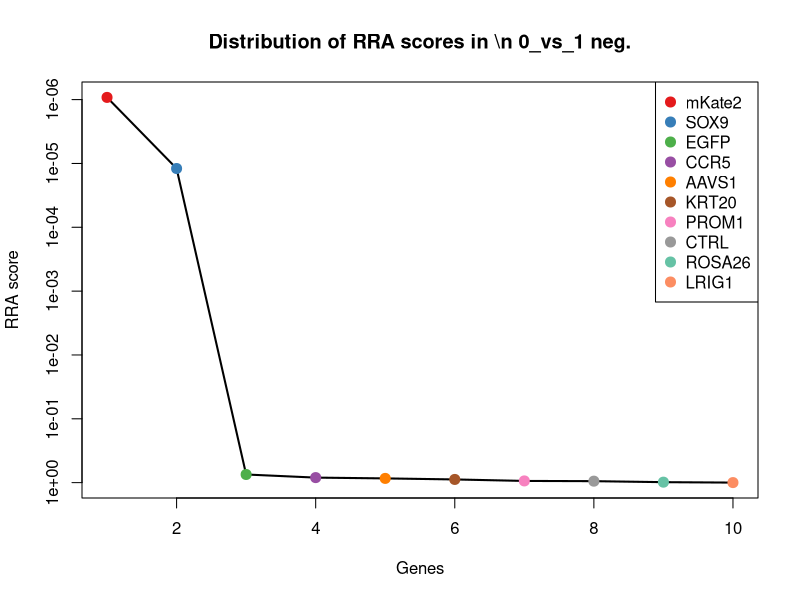
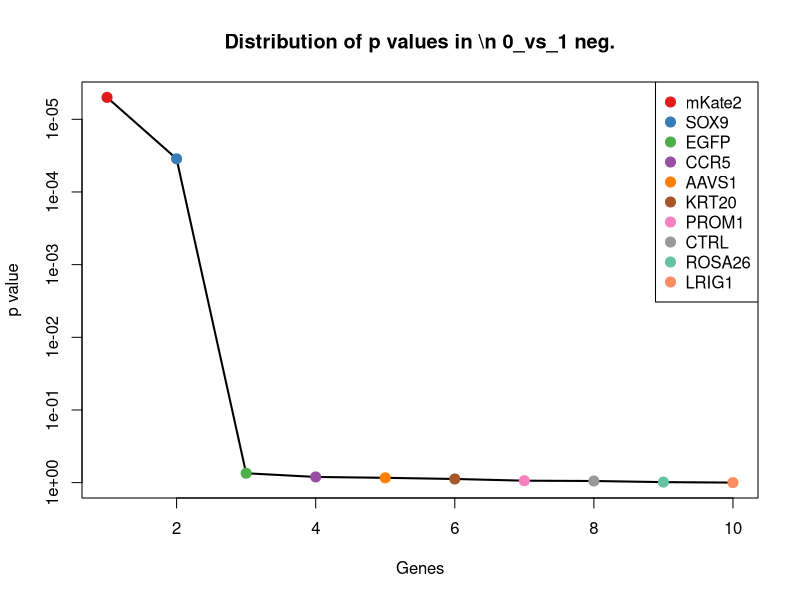
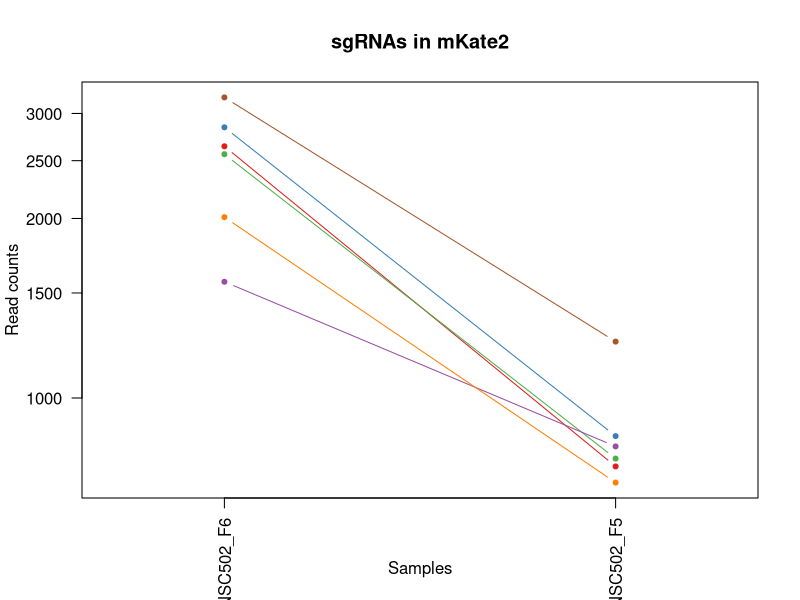
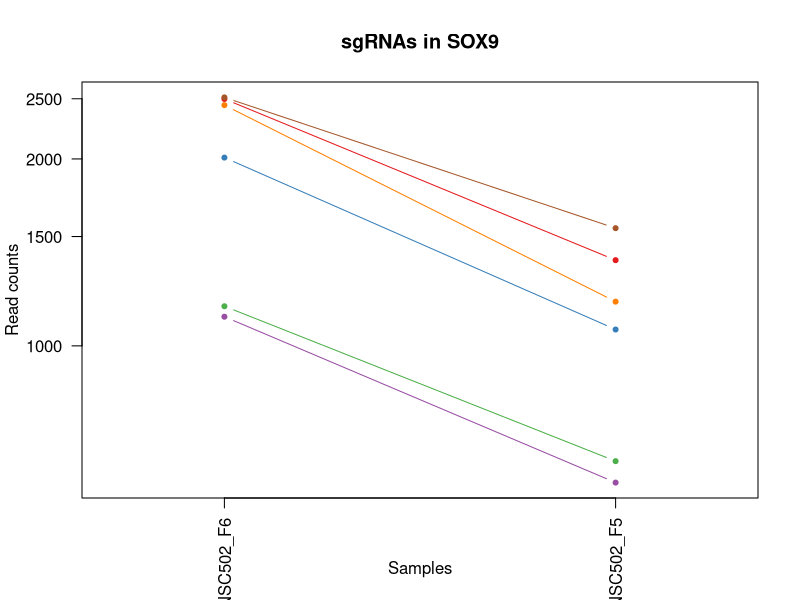
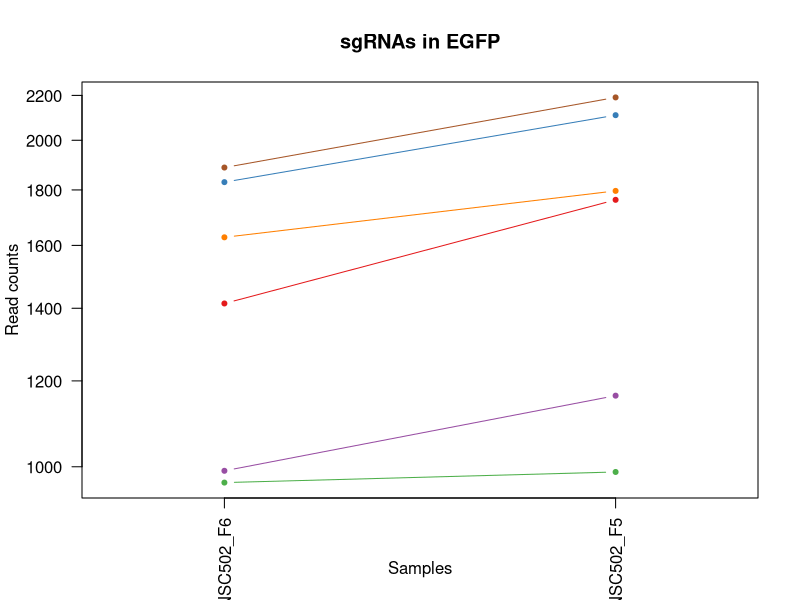
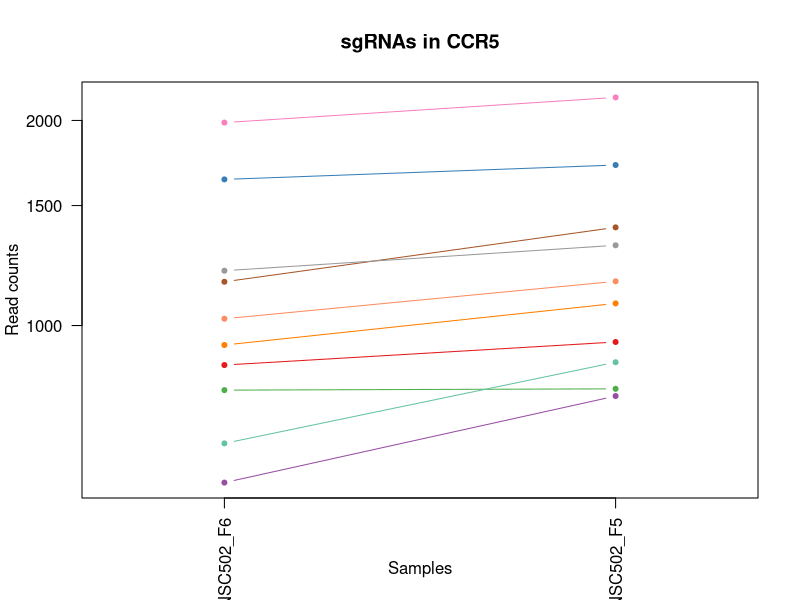
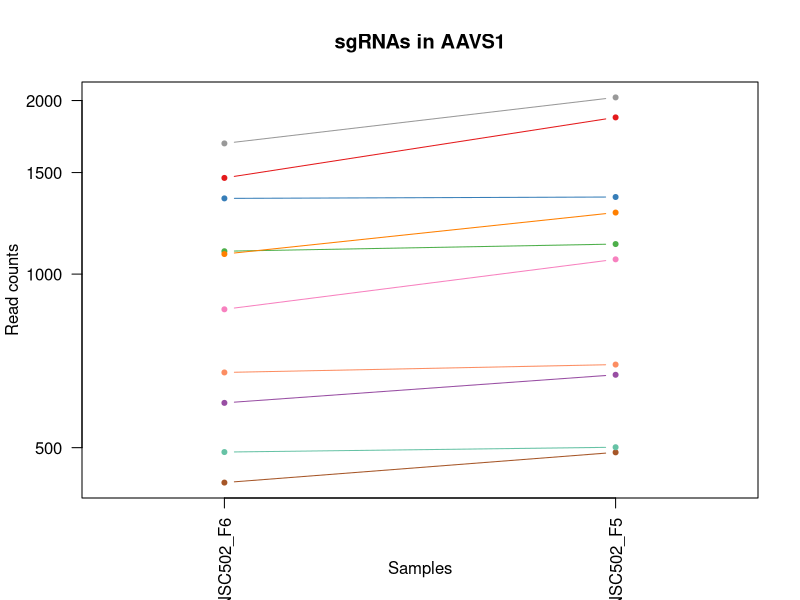
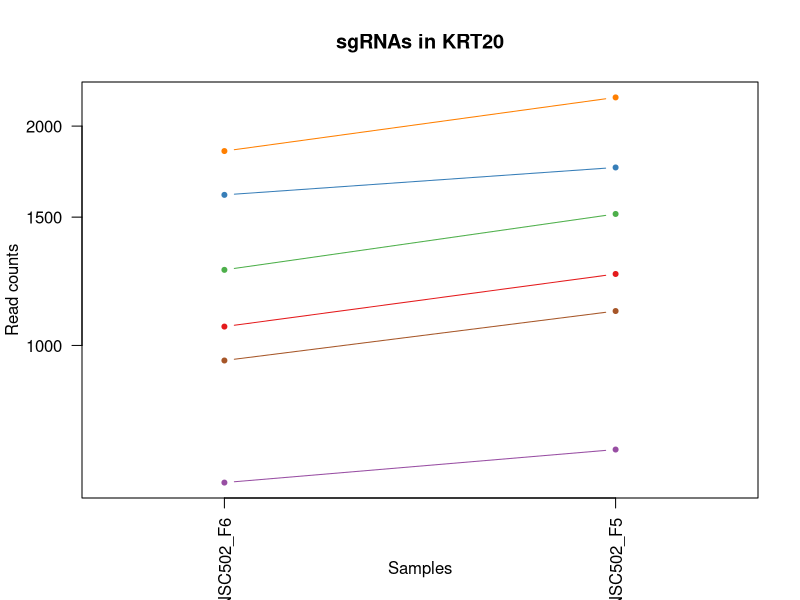

Recreate these plots in R, in order. (Note: this script raises an error after producing the figures.)
pdf(file='S2A_c1_t0.pdf',width=4.5,height=4.5);
gstable=read.table('S2A_c1_t0.gene_summary.txt',header=T)
# 
#
# parameters
# Do not modify the variables beginning with "__"

# gstablename='__GENE_SUMMARY_FILE__'
startindex=3
# outputfile='__OUTPUT_FILE__'
targetgenelist=c("mKate2","SOX9","EGFP","CCR5","AAVS1","KRT20","PROM1","CTRL","ROSA26","LRIG1")
# samplelabel=sub('.\\w+.\\w+$','',colnames(gstable)[startindex]);
samplelabel='0_vs_1 neg.'


# You need to write some codes in front of this code:
# gstable=read.table(gstablename,header=T)
# pdf(file=outputfile,width=6,height=6)


# set up color using RColorBrewer
#library(RColorBrewer)
#colors <- brewer.pal(length(targetgenelist), "Set1")

colors=c( "#E41A1C", "#377EB8", "#4DAF4A", "#984EA3", "#FF7F00",  "#A65628", "#F781BF",
          "#999999", "#66C2A5", "#FC8D62", "#8DA0CB", "#E78AC3", "#A6D854", "#FFD92F", "#E5C494", "#B3B3B3", 
          "#8DD3C7", "#FFFFB3", "#BEBADA", "#FB8072", "#80B1D3", "#FDB462", "#B3DE69", "#FCCDE5",
          "#D9D9D9", "#BC80BD", "#CCEBC5", "#FFED6F")

######
# function definition

plotrankedvalues<-function(val, tglist, ...){
  
  plot(val,log='y',ylim=c(max(val),min(val)),type='l',lwd=2, ...)
  if(length(tglist)>0){
    for(i in 1:length(tglist)){
      targetgene=tglist[i];
      tx=which(names(val)==targetgene);ty=val[targetgene];
      points(tx,ty,col=colors[(i %% length(colors)) ],cex=2,pch=20)
      # text(tx+50,ty,targetgene,col=colors[i])
    }
    legend('topright',tglist,pch=20,pt.cex = 2,cex=1,col=colors)
  }
}



plotrandvalues<-function(val,targetgenelist, ...){
  # choose the one with the best distance distribution
  
  mindiffvalue=0;
  randval=val;
  for(i in 1:20){
    randval0=sample(val)
    vindex=sort(which(names(randval0) %in% targetgenelist))
    if(max(vindex)>0.9*length(val)){
      # print('pass...')
      next;
    }
    mindiffind=min(diff(vindex));
    if (mindiffind > mindiffvalue){
      mindiffvalue=mindiffind;
      randval=randval0;
      # print(paste('Diff: ',mindiffvalue))
    }
  }
  plot(randval,log='y',ylim=c(max(randval),min(randval)),pch=20,col='grey', ...)
  
  if(length(targetgenelist)>0){
    for(i in 1:length(targetgenelist)){
      targetgene=targetgenelist[i];
      tx=which(names(randval)==targetgene);ty=randval[targetgene];
      points(tx,ty,col=colors[(i %% length(colors)) ],cex=2,pch=20)
      text(tx+50,ty,targetgene,col=colors[i])
    }
  }
  
}




# set.seed(1235)



pvec=gstable[,startindex]
names(pvec)=gstable[,'id']
pvec=sort(pvec);

plotrankedvalues(pvec,targetgenelist,xlab='Genes',ylab='RRA score',main=paste('Distribution of RRA scores in \\n',samplelabel))

# plotrandvalues(pvec,targetgenelist,xlab='Genes',ylab='RRA score',main=paste('Distribution of RRA scores in \\n',samplelabel))


pvec=gstable[,startindex+1]
names(pvec)=gstable[,'id']
pvec=sort(pvec);

plotrankedvalues(pvec,targetgenelist,xlab='Genes',ylab='p value',main=paste('Distribution of p values in \\n',samplelabel))

# plotrandvalues(pvec,targetgenelist,xlab='Genes',ylab='p value',main=paste('Distribution of p values in \\n',samplelabel))



# you need to write after this code:
# dev.off()






# parameters
# Do not modify the variables beginning with "__"
targetmat=list(c(2641.6512043365015,766.7478971622232),c(2842.686377195521,862.1691663024559),c(2561.972629727744,790.3921054447587),c(1565.377535005899,828.3917258988337),c(2009.1259043654413,720.3039166072427),c(3190.820457024554,1242.1653708432052))
targetgene="mKate2"
collabel=c("S14_MNSC502_F6","S13_MNSC502_F5")

# set up color using RColorBrewer
#library(RColorBrewer)
#colors <- brewer.pal(length(targetgenelist), "Set1")

colors=c( "#E41A1C", "#377EB8", "#4DAF4A", "#984EA3", "#FF7F00",  "#A65628", "#F781BF",
          "#999999", "#66C2A5", "#FC8D62", "#8DA0CB", "#E78AC3", "#A6D854", "#FFD92F", "#E5C494", "#B3B3B3", 
          "#8DD3C7", "#FFFFB3", "#BEBADA", "#FB8072", "#80B1D3", "#FDB462", "#B3DE69", "#FCCDE5",
          "#D9D9D9", "#BC80BD", "#CCEBC5", "#FFED6F")


## code

targetmatvec=unlist(targetmat)+1
yrange=range(targetmatvec[targetmatvec>0]);
# yrange[1]=1; # set the minimum value to 1
for(i in 1:length(targetmat)){
  vali=targetmat[[i]]+1;
  if(i==1){
    plot(1:length(vali),vali,type='b',las=1,pch=20,main=paste('sgRNAs in',targetgene),ylab='Read counts',xlab='Samples',xlim=c(0.7,length(vali)+0.3),ylim = yrange,col=colors[(i %% length(colors))],xaxt='n',log='y')
    axis(1,at=1:length(vali),labels=(collabel),las=2)
    # lines(0:100,rep(1,101),col='black');
  }else{
    lines(1:length(vali),vali,type='b',pch=20,col=colors[(i %% length(colors))])
  }
}




# parameters
# Do not modify the variables beginning with "__"
targetmat=list(c(2497.0039458159877,1373.0529524072413),c(2009.1259043654413,1061.4560646838268),c(1157.1780681641103,651.0601637798173),c(1113.048396073106,601.2384391844746),c(2440.6160314774825,1177.1437980662326),c(2511.7138365129895,1546.1623344758048))
targetgene="SOX9"
collabel=c("S14_MNSC502_F6","S13_MNSC502_F5")

# set up color using RColorBrewer
#library(RColorBrewer)
#colors <- brewer.pal(length(targetgenelist), "Set1")

colors=c( "#E41A1C", "#377EB8", "#4DAF4A", "#984EA3", "#FF7F00",  "#A65628", "#F781BF",
          "#999999", "#66C2A5", "#FC8D62", "#8DA0CB", "#E78AC3", "#A6D854", "#FFD92F", "#E5C494", "#B3B3B3", 
          "#8DD3C7", "#FFFFB3", "#BEBADA", "#FB8072", "#80B1D3", "#FDB462", "#B3DE69", "#FCCDE5",
          "#D9D9D9", "#BC80BD", "#CCEBC5", "#FFED6F")


## code

targetmatvec=unlist(targetmat)+1
yrange=range(targetmatvec[targetmatvec>0]);
# yrange[1]=1; # set the minimum value to 1
for(i in 1:length(targetmat)){
  vali=targetmat[[i]]+1;
  if(i==1){
    plot(1:length(vali),vali,type='b',las=1,pch=20,main=paste('sgRNAs in',targetgene),ylab='Read counts',xlab='Samples',xlim=c(0.7,length(vali)+0.3),ylim = yrange,col=colors[(i %% length(colors))],xaxt='n',log='y')
    axis(1,at=1:length(vali),labels=(collabel),las=2)
    # lines(0:100,rep(1,101),col='black');
  }else{
    lines(1:length(vali),vali,type='b',pch=20,col=colors[(i %% length(colors))])
  }
}




# parameters
# Do not modify the variables beginning with "__"
targetmat=list(c(1413.3753311368846,1761.4935170488961),c(1828.9297433271743,2108.556717196114),c(965.949489103092,987.9901318059485),c(990.4659735980944,1161.9439498846027),c(1626.668746243405,1795.2709574525184),c(1886.5434818904298,2189.6225741648072))
targetgene="EGFP"
collabel=c("S14_MNSC502_F6","S13_MNSC502_F5")

# set up color using RColorBrewer
#library(RColorBrewer)
#colors <- brewer.pal(length(targetgenelist), "Set1")

colors=c( "#E41A1C", "#377EB8", "#4DAF4A", "#984EA3", "#FF7F00",  "#A65628", "#F781BF",
          "#999999", "#66C2A5", "#FC8D62", "#8DA0CB", "#E78AC3", "#A6D854", "#FFD92F", "#E5C494", "#B3B3B3", 
          "#8DD3C7", "#FFFFB3", "#BEBADA", "#FB8072", "#80B1D3", "#FDB462", "#B3DE69", "#FCCDE5",
          "#D9D9D9", "#BC80BD", "#CCEBC5", "#FFED6F")


## code

targetmatvec=unlist(targetmat)+1
yrange=range(targetmatvec[targetmatvec>0]);
# yrange[1]=1; # set the minimum value to 1
for(i in 1:length(targetmat)){
  vali=targetmat[[i]]+1;
  if(i==1){
    plot(1:length(vali),vali,type='b',las=1,pch=20,main=paste('sgRNAs in',targetgene),ylab='Read counts',xlab='Samples',xlim=c(0.7,length(vali)+0.3),ylim = yrange,col=colors[(i %% length(colors))],xaxt='n',log='y')
    axis(1,at=1:length(vali),labels=(collabel),las=2)
    # lines(0:100,rep(1,101),col='black');
  }else{
    lines(1:length(vali),vali,type='b',pch=20,col=colors[(i %% length(colors))])
  }
}




# parameters
# Do not modify the variables beginning with "__"
targetmat=list(c(874.0126722468333,944.9238952913302),c(1637.701164266156,1719.2717165443685),c(802.9148672113265,806.4363896364792),c(587.1698036553059,787.0143614043966),c(935.303883484339,1076.6559128654567),c(1158.4038923888604,1392.474980639324),c(1984.609419870439,2160.9117498217283),c(1202.5335644798645,1310.5646876605401),c(670.5258509383139,882.4356305446291),c(1022.3374034415974,1160.2550778644215))
targetgene="CCR5"
collabel=c("S14_MNSC502_F6","S13_MNSC502_F5")

# set up color using RColorBrewer
#library(RColorBrewer)
#colors <- brewer.pal(length(targetgenelist), "Set1")

colors=c( "#E41A1C", "#377EB8", "#4DAF4A", "#984EA3", "#FF7F00",  "#A65628", "#F781BF",
          "#999999", "#66C2A5", "#FC8D62", "#8DA0CB", "#E78AC3", "#A6D854", "#FFD92F", "#E5C494", "#B3B3B3", 
          "#8DD3C7", "#FFFFB3", "#BEBADA", "#FB8072", "#80B1D3", "#FDB462", "#B3DE69", "#FCCDE5",
          "#D9D9D9", "#BC80BD", "#CCEBC5", "#FFED6F")


## code

targetmatvec=unlist(targetmat)+1
yrange=range(targetmatvec[targetmatvec>0]);
# yrange[1]=1; # set the minimum value to 1
for(i in 1:length(targetmat)){
  vali=targetmat[[i]]+1;
  if(i==1){
    plot(1:length(vali),vali,type='b',las=1,pch=20,main=paste('sgRNAs in',targetgene),ylab='Read counts',xlab='Samples',xlim=c(0.7,length(vali)+0.3),ylim = yrange,col=colors[(i %% length(colors))],xaxt='n',log='y')
    axis(1,at=1:length(vali),labels=(collabel),las=2)
    # lines(0:100,rep(1,101),col='black');
  }else{
    lines(1:length(vali),vali,type='b',pch=20,col=colors[(i %% length(colors))])
  }
}




# parameters
# Do not modify the variables beginning with "__"
targetmat=list(c(1467.3115970258898,1868.7368903303966),c(1352.0841198993787,1359.5419762457923),c(1094.6610327018543,1126.4776374607993),c(596.9763974533068,667.9488839816285),c(1082.4027904543532,1277.6316832670086),c(433.94177556154136,489.7728858525215),c(867.8835511230827,1059.7671926636456),c(1684.2824848066605,2024.1131161870585),c(490.32968990004673,499.9061179736081),c(674.2033236125642,695.8152723146167))
targetgene="AAVS1"
collabel=c("S14_MNSC502_F6","S13_MNSC502_F5")

# set up color using RColorBrewer
#library(RColorBrewer)
#colors <- brewer.pal(length(targetgenelist), "Set1")

colors=c( "#E41A1C", "#377EB8", "#4DAF4A", "#984EA3", "#FF7F00",  "#A65628", "#F781BF",
          "#999999", "#66C2A5", "#FC8D62", "#8DA0CB", "#E78AC3", "#A6D854", "#FFD92F", "#E5C494", "#B3B3B3", 
          "#8DD3C7", "#FFFFB3", "#BEBADA", "#FB8072", "#80B1D3", "#FDB462", "#B3DE69", "#FCCDE5",
          "#D9D9D9", "#BC80BD", "#CCEBC5", "#FFED6F")


## code

targetmatvec=unlist(targetmat)+1
yrange=range(targetmatvec[targetmatvec>0]);
# yrange[1]=1; # set the minimum value to 1
for(i in 1:length(targetmat)){
  vali=targetmat[[i]]+1;
  if(i==1){
    plot(1:length(vali),vali,type='b',las=1,pch=20,main=paste('sgRNAs in',targetgene),ylab='Read counts',xlab='Samples',xlim=c(0.7,length(vali)+0.3),ylim = yrange,col=colors[(i %% length(colors))],xaxt='n',log='y')
    axis(1,at=1:length(vali),labels=(collabel),las=2)
    # lines(0:100,rep(1,101),col='black');
  }else{
    lines(1:length(vali),vali,type='b',pch=20,col=colors[(i %% length(colors))])
  }
}




# parameters
# Do not modify the variables beginning with "__"
targetmat=list(c(1060.337954408851,1252.298602964292),c(1608.2813828721532,1753.8935929580812),c(1268.7280726163708,1514.0737660923637),c(647.2351906680617,718.6150445870617),c(1847.317106698426,2188.7781381547165),c(952.4654226308407,1113.811097309441))
targetgene="KRT20"
collabel=c("S14_MNSC502_F6","S13_MNSC502_F5")

# set up color using RColorBrewer
#library(RColorBrewer)
#colors <- brewer.pal(length(targetgenelist), "Set1")

colors=c( "#E41A1C", "#377EB8", "#4DAF4A", "#984EA3", "#FF7F00",  "#A65628", "#F781BF",
          "#999999", "#66C2A5", "#FC8D62", "#8DA0CB", "#E78AC3", "#A6D854", "#FFD92F", "#E5C494", "#B3B3B3", 
          "#8DD3C7", "#FFFFB3", "#BEBADA", "#FB8072", "#80B1D3", "#FDB462", "#B3DE69", "#FCCDE5",
          "#D9D9D9", "#BC80BD", "#CCEBC5", "#FFED6F")


## code

targetmatvec=unlist(targetmat)+1
yrange=range(targetmatvec[targetmatvec>0]);
# yrange[1]=1; # set the minimum value to 1
for(i in 1:length(targetmat)){
  vali=targetmat[[i]]+1;
  if(i==1){
    plot(1:length(vali),vali,type='b',las=1,pch=20,main=paste('sgRNAs in',targetgene),ylab='Read counts',xlab='Samples',xlim=c(0.7,length(vali)+0.3),ylim = yrange,col=colors[(i %% length(colors))],xaxt='n',log='y')
    axis(1,at=1:length(vali),labels=(collabel),las=2)
    # lines(0:100,rep(1,101),col='black');
  }else{
    lines(1:length(vali),vali,type='b',pch=20,col=colors[(i %% length(colors))])
  }
}




# parameters
# Do not modify the variables beginning with "__"
targetmat=list(c(1206.2110371541148,1395.8527246796862),c(1783.5742470114199,1990.3356757834363),c(1158.4038923888604,1422.874677002584),c(1895.1242514636806,2191.311446184988),c(916.9165201130874,1211.7656744799453),c(2651.4577981345024,3125.2576733451415))
targetgene="PROM1"
collabel=c("S14_MNSC502_F6","S13_MNSC502_F5")

# set up color using RColorBrewer
#library(RColorBrewer)
#colors <- brewer.pal(length(targetgenelist), "Set1")

colors=c( "#E41A1C", "#377EB8", "#4DAF4A", "#984EA3", "#FF7F00",  "#A65628", "#F781BF",
          "#999999", "#66C2A5", "#FC8D62", "#8DA0CB", "#E78AC3", "#A6D854", "#FFD92F", "#E5C494", "#B3B3B3", 
          "#8DD3C7", "#FFFFB3", "#BEBADA", "#FB8072", "#80B1D3", "#FDB462", "#B3DE69", "#FCCDE5",
          "#D9D9D9", "#BC80BD", "#CCEBC5", "#FFED6F")


## code

targetmatvec=unlist(targetmat)+1
yrange=range(targetmatvec[targetmatvec>0]);
# yrange[1]=1; # set the minimum value to 1
for(i in 1:length(targetmat)){
  vali=targetmat[[i]]+1;
  if(i==1){
    plot(1:length(vali),vali,type='b',las=1,pch=20,main=paste('sgRNAs in',targetgene),ylab='Read counts',xlab='Samples',xlim=c(0.7,length(vali)+0.3),ylim = yrange,col=colors[(i %% length(colors))],xaxt='n',log='y')
    axis(1,at=1:length(vali),labels=(collabel),las=2)
    # lines(0:100,rep(1,101),col='black');
  }else{
    lines(1:length(vali),vali,type='b',pch=20,col=colors[(i %% length(colors))])
  }
}




# parameters
# Do not modify the variables beginning with "__"
targetmat=list(c(1038.2731183633489,1198.2546983184964),c(979.4335555753433,1210.9212384698549),c(3406.5655205805747,3772.9400930845964),c(547.9434284633022,672.1710640320812),c(1071.3703724316022,1257.3652190248354),c(1966.2220564991874,2587.351934917458),c(1234.4049943233676,1319.0090477614458),c(1160.8555408383606,1370.5196443769696),c(1130.2099352196076,1196.5658262983154),c(1701.444023953162,2117.84551330711))
targetgene="CTRL"
collabel=c("S14_MNSC502_F6","S13_MNSC502_F5")

# set up color using RColorBrewer
#library(RColorBrewer)
#colors <- brewer.pal(length(targetgenelist), "Set1")

colors=c( "#E41A1C", "#377EB8", "#4DAF4A", "#984EA3", "#FF7F00",  "#A65628", "#F781BF",
          "#999999", "#66C2A5", "#FC8D62", "#8DA0CB", "#E78AC3", "#A6D854", "#FFD92F", "#E5C494", "#B3B3B3", 
          "#8DD3C7", "#FFFFB3", "#BEBADA", "#FB8072", "#80B1D3", "#FDB462", "#B3DE69", "#FCCDE5",
          "#D9D9D9", "#BC80BD", "#CCEBC5", "#FFED6F")


## code

targetmatvec=unlist(targetmat)+1
yrange=range(targetmatvec[targetmatvec>0]);
# yrange[1]=1; # set the minimum value to 1
for(i in 1:length(targetmat)){
  vali=targetmat[[i]]+1;
  if(i==1){
    plot(1:length(vali),vali,type='b',las=1,pch=20,main=paste('sgRNAs in',targetgene),ylab='Read counts',xlab='Samples',xlim=c(0.7,length(vali)+0.3),ylim = yrange,col=colors[(i %% length(colors))],xaxt='n',log='y')
    axis(1,at=1:length(vali),labels=(collabel),las=2)
    # lines(0:100,rep(1,101),col='black');
  }else{
    lines(1:length(vali),vali,type='b',pch=20,col=colors[(i %% length(colors))])
  }
}




# parameters
# Do not modify the variables beginning with "__"
targetmat=list(c(3755.9254246343576,4353.912068026898),c(1728.4121568976645,1893.2255346230227),c(1559.2484138821485,1982.7357516926213),c(1231.9533458738674,1606.9617272023247),c(1030.9181730148482,1229.498830691847),c(1909.834142160682,2142.334157599736),c(1597.2489648494022,2105.178973155752),c(972.0786102268426,1154.3440257937878),c(453.5549631575432,557.3277666597658),c(1398.6654404398832,1606.1172911922342))
targetgene="ROSA26"
collabel=c("S14_MNSC502_F6","S13_MNSC502_F5")

# set up color using RColorBrewer
#library(RColorBrewer)
#colors <- brewer.pal(length(targetgenelist), "Set1")

colors=c( "#E41A1C", "#377EB8", "#4DAF4A", "#984EA3", "#FF7F00",  "#A65628", "#F781BF",
          "#999999", "#66C2A5", "#FC8D62", "#8DA0CB", "#E78AC3", "#A6D854", "#FFD92F", "#E5C494", "#B3B3B3", 
          "#8DD3C7", "#FFFFB3", "#BEBADA", "#FB8072", "#80B1D3", "#FDB462", "#B3DE69", "#FCCDE5",
          "#D9D9D9", "#BC80BD", "#CCEBC5", "#FFED6F")


## code

targetmatvec=unlist(targetmat)+1
yrange=range(targetmatvec[targetmatvec>0]);
# yrange[1]=1; # set the minimum value to 1
for(i in 1:length(targetmat)){
  vali=targetmat[[i]]+1;
  if(i==1){
    plot(1:length(vali),vali,type='b',las=1,pch=20,main=paste('sgRNAs in',targetgene),ylab='Read counts',xlab='Samples',xlim=c(0.7,length(vali)+0.3),ylim = yrange,col=colors[(i %% length(colors))],xaxt='n',log='y')
    axis(1,at=1:length(vali),labels=(collabel),las=2)
    # lines(0:100,rep(1,101),col='black');
  }else{
    lines(1:length(vali),vali,type='b',pch=20,col=colors[(i %% length(colors))])
  }
}




# parameters
# Do not modify the variables beginning with "__"
targetmat=list(c(1364.3423621468799,1701.538560332467),c(741.6236559738206,1149.2774097332444),c(878.9159691458337,1042.034036451744),c(1456.2791790031388,2165.9783658822716),c(2238.355034393713,2938.637315115129),c(708.5264019055675,983.7679517554957))
targetgene="LRIG1"
collabel=c("S14_MNSC502_F6","S13_MNSC502_F5")

# set up color using RColorBrewer
#library(RColorBrewer)
#colors <- brewer.pal(length(targetgenelist), "Set1")

colors=c( "#E41A1C", "#377EB8", "#4DAF4A", "#984EA3", "#FF7F00",  "#A65628", "#F781BF",
          "#999999", "#66C2A5", "#FC8D62", "#8DA0CB", "#E78AC3", "#A6D854", "#FFD92F", "#E5C494", "#B3B3B3", 
          "#8DD3C7", "#FFFFB3", "#BEBADA", "#FB8072", "#80B1D3", "#FDB462", "#B3DE69", "#FCCDE5",
          "#D9D9D9", "#BC80BD", "#CCEBC5", "#FFED6F")


## code

targetmatvec=unlist(targetmat)+1
yrange=range(targetmatvec[targetmatvec>0]);
# yrange[1]=1; # set the minimum value to 1
for(i in 1:length(targetmat)){
  vali=targetmat[[i]]+1;
  if(i==1){
    plot(1:length(vali),vali,type='b',las=1,pch=20,main=paste('sgRNAs in',targetgene),ylab='Read counts',xlab='Samples',xlim=c(0.7,length(vali)+0.3),ylim = yrange,col=colors[(i %% length(colors))],xaxt='n',log='y')
    axis(1,at=1:length(vali),labels=(collabel),las=2)
    # lines(0:100,rep(1,101),col='black');
  }else{
    lines(1:length(vali),vali,type='b',pch=20,col=colors[(i %% length(colors))])
  }
}



# 
#
# parameters
# Do not modify the variables beginning with "__"

# gstablename='__GENE_SUMMARY_FILE__'
startindex=9
# outputfile='__OUTPUT_FILE__'
targetgenelist=c("LRIG1","PROM1","CCR5","ROSA26","CTRL","EGFP","AAVS1","KRT20","SOX9","mKate2")
# samplelabel=sub('.\\w+.\\w+$','',colnames(gstable)[startindex]);
samplelabel='0_vs_1 pos.'


# You need to write some codes in front of this code:
# gstable=read.table(gstablename,header=T)
# pdf(file=outputfile,width=6,height=6)


# set up color using RColorBrewer
#library(RColorBrewer)
#colors <- brewer.pal(length(targetgenelist), "Set1")

colors=c( "#E41A1C", "#377EB8", "#4DAF4A", "#984EA3", "#FF7F00",  "#A65628", "#F781BF",
          "#999999", "#66C2A5", "#FC8D62", "#8DA0CB", "#E78AC3", "#A6D854", "#FFD92F", "#E5C494", "#B3B3B3", 
          "#8DD3C7", "#FFFFB3", "#BEBADA", "#FB8072", "#80B1D3", "#FDB462", "#B3DE69", "#FCCDE5",
          "#D9D9D9", "#BC80BD", "#CCEBC5", "#FFED6F")

######
# function definition

plotrankedvalues<-function(val, tglist, ...){
  
  plot(val,log='y',ylim=c(max(val),min(val)),type='l',lwd=2, ...)
  if(length(tglist)>0){
    for(i in 1:length(tglist)){
      targetgene=tglist[i];
      tx=which(names(val)==targetgene);ty=val[targetgene];
      points(tx,ty,col=colors[(i %% length(colors)) ],cex=2,pch=20)
      # text(tx+50,ty,targetgene,col=colors[i])
    }
    legend('topright',tglist,pch=20,pt.cex = 2,cex=1,col=colors)
  }
}



plotrandvalues<-function(val,targetgenelist, ...){
  # choose the one with the best distance distribution
  
  mindiffvalue=0;
  randval=val;
  for(i in 1:20){
    randval0=sample(val)
    vindex=sort(which(names(randval0) %in% targetgenelist))
    if(max(vindex)>0.9*length(val)){
      # print('pass...')
      next;
    }
    mindiffind=min(diff(vindex));
    if (mindiffind > mindiffvalue){
      mindiffvalue=mindiffind;
      randval=randval0;
      # print(paste('Diff: ',mindiffvalue))
    }
  }
  plot(randval,log='y',ylim=c(max(randval),min(randval)),pch=20,col='grey', ...)
  
  if(length(targetgenelist)>0){
    for(i in 1:length(targetgenelist)){
      targetgene=targetgenelist[i];
      tx=which(names(randval)==targetgene);ty=randval[targetgene];
      points(tx,ty,col=colors[(i %% length(colors)) ],cex=2,pch=20)
      text(tx+50,ty,targetgene,col=colors[i])
    }
  }
  
}




# set.seed(1235)



pvec=gstable[,startindex]
names(pvec)=gstable[,'id']
pvec=sort(pvec);

plotrankedvalues(pvec,targetgenelist,xlab='Genes',ylab='RRA score',main=paste('Distribution of RRA scores in \\n',samplelabel))

# plotrandvalues(pvec,targetgenelist,xlab='Genes',ylab='RRA score',main=paste('Distribution of RRA scores in \\n',samplelabel))


pvec=gstable[,startindex+1]
names(pvec)=gstable[,'id']
pvec=sort(pvec);

plotrankedvalues(pvec,targetgenelist,xlab='Genes',ylab='p value',main=paste('Distribution of p values in \\n',samplelabel))

# plotrandvalues(pvec,targetgenelist,xlab='Genes',ylab='p value',main=paste('Distribution of p values in \\n',samplelabel))



# you need to write after this code:
# dev.off()






# parameters
# Do not modify the variables beginning with "__"
targetmat=list(c(1364.3423621468799,1701.538560332467),c(741.6236559738206,1149.2774097332444),c(878.9159691458337,1042.034036451744),c(1456.2791790031388,2165.9783658822716),c(2238.355034393713,2938.637315115129),c(708.5264019055675,983.7679517554957))
targetgene="LRIG1"
collabel=c("S14_MNSC502_F6","S13_MNSC502_F5")

# set up color using RColorBrewer
#library(RColorBrewer)
#colors <- brewer.pal(length(targetgenelist), "Set1")

colors=c( "#E41A1C", "#377EB8", "#4DAF4A", "#984EA3", "#FF7F00",  "#A65628", "#F781BF",
          "#999999", "#66C2A5", "#FC8D62", "#8DA0CB", "#E78AC3", "#A6D854", "#FFD92F", "#E5C494", "#B3B3B3", 
          "#8DD3C7", "#FFFFB3", "#BEBADA", "#FB8072", "#80B1D3", "#FDB462", "#B3DE69", "#FCCDE5",
          "#D9D9D9", "#BC80BD", "#CCEBC5", "#FFED6F")


## code

targetmatvec=unlist(targetmat)+1
yrange=range(targetmatvec[targetmatvec>0]);
# yrange[1]=1; # set the minimum value to 1
for(i in 1:length(targetmat)){
  vali=targetmat[[i]]+1;
  if(i==1){
    plot(1:length(vali),vali,type='b',las=1,pch=20,main=paste('sgRNAs in',targetgene),ylab='Read counts',xlab='Samples',xlim=c(0.7,length(vali)+0.3),ylim = yrange,col=colors[(i %% length(colors))],xaxt='n',log='y')
    axis(1,at=1:length(vali),labels=(collabel),las=2)
    # lines(0:100,rep(1,101),col='black');
  }else{
    lines(1:length(vali),vali,type='b',pch=20,col=colors[(i %% length(colors))])
  }
}




# parameters
# Do not modify the variables beginning with "__"
targetmat=list(c(1206.2110371541148,1395.8527246796862),c(1783.5742470114199,1990.3356757834363),c(1158.4038923888604,1422.874677002584),c(1895.1242514636806,2191.311446184988),c(916.9165201130874,1211.7656744799453),c(2651.4577981345024,3125.2576733451415))
targetgene="PROM1"
collabel=c("S14_MNSC502_F6","S13_MNSC502_F5")

# set up color using RColorBrewer
#library(RColorBrewer)
#colors <- brewer.pal(length(targetgenelist), "Set1")

colors=c( "#E41A1C", "#377EB8", "#4DAF4A", "#984EA3", "#FF7F00",  "#A65628", "#F781BF",
          "#999999", "#66C2A5", "#FC8D62", "#8DA0CB", "#E78AC3", "#A6D854", "#FFD92F", "#E5C494", "#B3B3B3", 
          "#8DD3C7", "#FFFFB3", "#BEBADA", "#FB8072", "#80B1D3", "#FDB462", "#B3DE69", "#FCCDE5",
          "#D9D9D9", "#BC80BD", "#CCEBC5", "#FFED6F")


## code

targetmatvec=unlist(targetmat)+1
yrange=range(targetmatvec[targetmatvec>0]);
# yrange[1]=1; # set the minimum value to 1
for(i in 1:length(targetmat)){
  vali=targetmat[[i]]+1;
  if(i==1){
    plot(1:length(vali),vali,type='b',las=1,pch=20,main=paste('sgRNAs in',targetgene),ylab='Read counts',xlab='Samples',xlim=c(0.7,length(vali)+0.3),ylim = yrange,col=colors[(i %% length(colors))],xaxt='n',log='y')
    axis(1,at=1:length(vali),labels=(collabel),las=2)
    # lines(0:100,rep(1,101),col='black');
  }else{
    lines(1:length(vali),vali,type='b',pch=20,col=colors[(i %% length(colors))])
  }
}




# parameters
# Do not modify the variables beginning with "__"
targetmat=list(c(874.0126722468333,944.9238952913302),c(1637.701164266156,1719.2717165443685),c(802.9148672113265,806.4363896364792),c(587.1698036553059,787.0143614043966),c(935.303883484339,1076.6559128654567),c(1158.4038923888604,1392.474980639324),c(1984.609419870439,2160.9117498217283),c(1202.5335644798645,1310.5646876605401),c(670.5258509383139,882.4356305446291),c(1022.3374034415974,1160.2550778644215))
targetgene="CCR5"
collabel=c("S14_MNSC502_F6","S13_MNSC502_F5")

# set up color using RColorBrewer
#library(RColorBrewer)
#colors <- brewer.pal(length(targetgenelist), "Set1")

colors=c( "#E41A1C", "#377EB8", "#4DAF4A", "#984EA3", "#FF7F00",  "#A65628", "#F781BF",
          "#999999", "#66C2A5", "#FC8D62", "#8DA0CB", "#E78AC3", "#A6D854", "#FFD92F", "#E5C494", "#B3B3B3", 
          "#8DD3C7", "#FFFFB3", "#BEBADA", "#FB8072", "#80B1D3", "#FDB462", "#B3DE69", "#FCCDE5",
          "#D9D9D9", "#BC80BD", "#CCEBC5", "#FFED6F")


## code

targetmatvec=unlist(targetmat)+1
yrange=range(targetmatvec[targetmatvec>0]);
# yrange[1]=1; # set the minimum value to 1
for(i in 1:length(targetmat)){
  vali=targetmat[[i]]+1;
  if(i==1){
    plot(1:length(vali),vali,type='b',las=1,pch=20,main=paste('sgRNAs in',targetgene),ylab='Read counts',xlab='Samples',xlim=c(0.7,length(vali)+0.3),ylim = yrange,col=colors[(i %% length(colors))],xaxt='n',log='y')
    axis(1,at=1:length(vali),labels=(collabel),las=2)
    # lines(0:100,rep(1,101),col='black');
  }else{
    lines(1:length(vali),vali,type='b',pch=20,col=colors[(i %% length(colors))])
  }
}




# parameters
# Do not modify the variables beginning with "__"
targetmat=list(c(3755.9254246343576,4353.912068026898),c(1728.4121568976645,1893.2255346230227),c(1559.2484138821485,1982.7357516926213),c(1231.9533458738674,1606.9617272023247),c(1030.9181730148482,1229.498830691847),c(1909.834142160682,2142.334157599736),c(1597.2489648494022,2105.178973155752),c(972.0786102268426,1154.3440257937878),c(453.5549631575432,557.3277666597658),c(1398.6654404398832,1606.1172911922342))
targetgene="ROSA26"
collabel=c("S14_MNSC502_F6","S13_MNSC502_F5")

# set up color using RColorBrewer
#library(RColorBrewer)
#colors <- brewer.pal(length(targetgenelist), "Set1")

colors=c( "#E41A1C", "#377EB8", "#4DAF4A", "#984EA3", "#FF7F00",  "#A65628", "#F781BF",
          "#999999", "#66C2A5", "#FC8D62", "#8DA0CB", "#E78AC3", "#A6D854", "#FFD92F", "#E5C494", "#B3B3B3", 
          "#8DD3C7", "#FFFFB3", "#BEBADA", "#FB8072", "#80B1D3", "#FDB462", "#B3DE69", "#FCCDE5",
          "#D9D9D9", "#BC80BD", "#CCEBC5", "#FFED6F")


## code

targetmatvec=unlist(targetmat)+1
yrange=range(targetmatvec[targetmatvec>0]);
# yrange[1]=1; # set the minimum value to 1
for(i in 1:length(targetmat)){
  vali=targetmat[[i]]+1;
  if(i==1){
    plot(1:length(vali),vali,type='b',las=1,pch=20,main=paste('sgRNAs in',targetgene),ylab='Read counts',xlab='Samples',xlim=c(0.7,length(vali)+0.3),ylim = yrange,col=colors[(i %% length(colors))],xaxt='n',log='y')
    axis(1,at=1:length(vali),labels=(collabel),las=2)
    # lines(0:100,rep(1,101),col='black');
  }else{
    lines(1:length(vali),vali,type='b',pch=20,col=colors[(i %% length(colors))])
  }
}




# parameters
# Do not modify the variables beginning with "__"
targetmat=list(c(1038.2731183633489,1198.2546983184964),c(979.4335555753433,1210.9212384698549),c(3406.5655205805747,3772.9400930845964),c(547.9434284633022,672.1710640320812),c(1071.3703724316022,1257.3652190248354),c(1966.2220564991874,2587.351934917458),c(1234.4049943233676,1319.0090477614458),c(1160.8555408383606,1370.5196443769696),c(1130.2099352196076,1196.5658262983154),c(1701.444023953162,2117.84551330711))
targetgene="CTRL"
collabel=c("S14_MNSC502_F6","S13_MNSC502_F5")

# set up color using RColorBrewer
#library(RColorBrewer)
#colors <- brewer.pal(length(targetgenelist), "Set1")

colors=c( "#E41A1C", "#377EB8", "#4DAF4A", "#984EA3", "#FF7F00",  "#A65628", "#F781BF",
          "#999999", "#66C2A5", "#FC8D62", "#8DA0CB", "#E78AC3", "#A6D854", "#FFD92F", "#E5C494", "#B3B3B3", 
          "#8DD3C7", "#FFFFB3", "#BEBADA", "#FB8072", "#80B1D3", "#FDB462", "#B3DE69", "#FCCDE5",
          "#D9D9D9", "#BC80BD", "#CCEBC5", "#FFED6F")


## code

targetmatvec=unlist(targetmat)+1
yrange=range(targetmatvec[targetmatvec>0]);
# yrange[1]=1; # set the minimum value to 1
for(i in 1:length(targetmat)){
  vali=targetmat[[i]]+1;
  if(i==1){
    plot(1:length(vali),vali,type='b',las=1,pch=20,main=paste('sgRNAs in',targetgene),ylab='Read counts',xlab='Samples',xlim=c(0.7,length(vali)+0.3),ylim = yrange,col=colors[(i %% length(colors))],xaxt='n',log='y')
    axis(1,at=1:length(vali),labels=(collabel),las=2)
    # lines(0:100,rep(1,101),col='black');
  }else{
    lines(1:length(vali),vali,type='b',pch=20,col=colors[(i %% length(colors))])
  }
}




# parameters
# Do not modify the variables beginning with "__"
targetmat=list(c(1413.3753311368846,1761.4935170488961),c(1828.9297433271743,2108.556717196114),c(965.949489103092,987.9901318059485),c(990.4659735980944,1161.9439498846027),c(1626.668746243405,1795.2709574525184),c(1886.5434818904298,2189.6225741648072))
targetgene="EGFP"
collabel=c("S14_MNSC502_F6","S13_MNSC502_F5")

# set up color using RColorBrewer
#library(RColorBrewer)
#colors <- brewer.pal(length(targetgenelist), "Set1")

colors=c( "#E41A1C", "#377EB8", "#4DAF4A", "#984EA3", "#FF7F00",  "#A65628", "#F781BF",
          "#999999", "#66C2A5", "#FC8D62", "#8DA0CB", "#E78AC3", "#A6D854", "#FFD92F", "#E5C494", "#B3B3B3", 
          "#8DD3C7", "#FFFFB3", "#BEBADA", "#FB8072", "#80B1D3", "#FDB462", "#B3DE69", "#FCCDE5",
          "#D9D9D9", "#BC80BD", "#CCEBC5", "#FFED6F")


## code

targetmatvec=unlist(targetmat)+1
yrange=range(targetmatvec[targetmatvec>0]);
# yrange[1]=1; # set the minimum value to 1
for(i in 1:length(targetmat)){
  vali=targetmat[[i]]+1;
  if(i==1){
    plot(1:length(vali),vali,type='b',las=1,pch=20,main=paste('sgRNAs in',targetgene),ylab='Read counts',xlab='Samples',xlim=c(0.7,length(vali)+0.3),ylim = yrange,col=colors[(i %% length(colors))],xaxt='n',log='y')
    axis(1,at=1:length(vali),labels=(collabel),las=2)
    # lines(0:100,rep(1,101),col='black');
  }else{
    lines(1:length(vali),vali,type='b',pch=20,col=colors[(i %% length(colors))])
  }
}




# parameters
# Do not modify the variables beginning with "__"
targetmat=list(c(1467.3115970258898,1868.7368903303966),c(1352.0841198993787,1359.5419762457923),c(1094.6610327018543,1126.4776374607993),c(596.9763974533068,667.9488839816285),c(1082.4027904543532,1277.6316832670086),c(433.94177556154136,489.7728858525215),c(867.8835511230827,1059.7671926636456),c(1684.2824848066605,2024.1131161870585),c(490.32968990004673,499.9061179736081),c(674.2033236125642,695.8152723146167))
targetgene="AAVS1"
collabel=c("S14_MNSC502_F6","S13_MNSC502_F5")

# set up color using RColorBrewer
#library(RColorBrewer)
#colors <- brewer.pal(length(targetgenelist), "Set1")

colors=c( "#E41A1C", "#377EB8", "#4DAF4A", "#984EA3", "#FF7F00",  "#A65628", "#F781BF",
          "#999999", "#66C2A5", "#FC8D62", "#8DA0CB", "#E78AC3", "#A6D854", "#FFD92F", "#E5C494", "#B3B3B3", 
          "#8DD3C7", "#FFFFB3", "#BEBADA", "#FB8072", "#80B1D3", "#FDB462", "#B3DE69", "#FCCDE5",
          "#D9D9D9", "#BC80BD", "#CCEBC5", "#FFED6F")


## code

targetmatvec=unlist(targetmat)+1
yrange=range(targetmatvec[targetmatvec>0]);
# yrange[1]=1; # set the minimum value to 1
for(i in 1:length(targetmat)){
  vali=targetmat[[i]]+1;
  if(i==1){
    plot(1:length(vali),vali,type='b',las=1,pch=20,main=paste('sgRNAs in',targetgene),ylab='Read counts',xlab='Samples',xlim=c(0.7,length(vali)+0.3),ylim = yrange,col=colors[(i %% length(colors))],xaxt='n',log='y')
    axis(1,at=1:length(vali),labels=(collabel),las=2)
    # lines(0:100,rep(1,101),col='black');
  }else{
    lines(1:length(vali),vali,type='b',pch=20,col=colors[(i %% length(colors))])
  }
}




# parameters
# Do not modify the variables beginning with "__"
targetmat=list(c(1060.337954408851,1252.298602964292),c(1608.2813828721532,1753.8935929580812),c(1268.7280726163708,1514.0737660923637),c(647.2351906680617,718.6150445870617),c(1847.317106698426,2188.7781381547165),c(952.4654226308407,1113.811097309441))
targetgene="KRT20"
collabel=c("S14_MNSC502_F6","S13_MNSC502_F5")

# set up color using RColorBrewer
#library(RColorBrewer)
#colors <- brewer.pal(length(targetgenelist), "Set1")

colors=c( "#E41A1C", "#377EB8", "#4DAF4A", "#984EA3", "#FF7F00",  "#A65628", "#F781BF",
          "#999999", "#66C2A5", "#FC8D62", "#8DA0CB", "#E78AC3", "#A6D854", "#FFD92F", "#E5C494", "#B3B3B3", 
          "#8DD3C7", "#FFFFB3", "#BEBADA", "#FB8072", "#80B1D3", "#FDB462", "#B3DE69", "#FCCDE5",
          "#D9D9D9", "#BC80BD", "#CCEBC5", "#FFED6F")


## code

targetmatvec=unlist(targetmat)+1
yrange=range(targetmatvec[targetmatvec>0]);
# yrange[1]=1; # set the minimum value to 1
for(i in 1:length(targetmat)){
  vali=targetmat[[i]]+1;
  if(i==1){
    plot(1:length(vali),vali,type='b',las=1,pch=20,main=paste('sgRNAs in',targetgene),ylab='Read counts',xlab='Samples',xlim=c(0.7,length(vali)+0.3),ylim = yrange,col=colors[(i %% length(colors))],xaxt='n',log='y')
    axis(1,at=1:length(vali),labels=(collabel),las=2)
    # lines(0:100,rep(1,101),col='black');
  }else{
    lines(1:length(vali),vali,type='b',pch=20,col=colors[(i %% length(colors))])
  }
}




# parameters
# Do not modify the variables beginning with "__"
targetmat=list(c(2497.0039458159877,1373.0529524072413),c(2009.1259043654413,1061.4560646838268),c(1157.1780681641103,651.0601637798173),c(1113.048396073106,601.2384391844746),c(2440.6160314774825,1177.1437980662326),c(2511.7138365129895,1546.1623344758048))
targetgene="SOX9"
collabel=c("S14_MNSC502_F6","S13_MNSC502_F5")

# set up color using RColorBrewer
#library(RColorBrewer)
#colors <- brewer.pal(length(targetgenelist), "Set1")

colors=c( "#E41A1C", "#377EB8", "#4DAF4A", "#984EA3", "#FF7F00",  "#A65628", "#F781BF",
          "#999999", "#66C2A5", "#FC8D62", "#8DA0CB", "#E78AC3", "#A6D854", "#FFD92F", "#E5C494", "#B3B3B3", 
          "#8DD3C7", "#FFFFB3", "#BEBADA", "#FB8072", "#80B1D3", "#FDB462", "#B3DE69", "#FCCDE5",
          "#D9D9D9", "#BC80BD", "#CCEBC5", "#FFED6F")


## code

targetmatvec=unlist(targetmat)+1
yrange=range(targetmatvec[targetmatvec>0]);
# yrange[1]=1; # set the minimum value to 1
for(i in 1:length(targetmat)){
  vali=targetmat[[i]]+1;
  if(i==1){
    plot(1:length(vali),vali,type='b',las=1,pch=20,main=paste('sgRNAs in',targetgene),ylab='Read counts',xlab='Samples',xlim=c(0.7,length(vali)+0.3),ylim = yrange,col=colors[(i %% length(colors))],xaxt='n',log='y')
    axis(1,at=1:length(vali),labels=(collabel),las=2)
    # lines(0:100,rep(1,101),col='black');
  }else{
    lines(1:length(vali),vali,type='b',pch=20,col=colors[(i %% length(colors))])
  }
}




# parameters
# Do not modify the variables beginning with "__"
targetmat=list(c(2641.6512043365015,766.7478971622232),c(2842.686377195521,862.1691663024559),c(2561.972629727744,790.3921054447587),c(1565.377535005899,828.3917258988337),c(2009.1259043654413,720.3039166072427),c(3190.820457024554,1242.1653708432052))
targetgene="mKate2"
collabel=c("S14_MNSC502_F6","S13_MNSC502_F5")

# set up color using RColorBrewer
#library(RColorBrewer)
#colors <- brewer.pal(length(targetgenelist), "Set1")

colors=c( "#E41A1C", "#377EB8", "#4DAF4A", "#984EA3", "#FF7F00",  "#A65628", "#F781BF",
          "#999999", "#66C2A5", "#FC8D62", "#8DA0CB", "#E78AC3", "#A6D854", "#FFD92F", "#E5C494", "#B3B3B3", 
          "#8DD3C7", "#FFFFB3", "#BEBADA", "#FB8072", "#80B1D3", "#FDB462", "#B3DE69", "#FCCDE5",
          "#D9D9D9", "#BC80BD", "#CCEBC5", "#FFED6F")


## code

targetmatvec=unlist(targetmat)+1
yrange=range(targetmatvec[targetmatvec>0]);
# yrange[1]=1; # set the minimum value to 1
for(i in 1:length(targetmat)){
  vali=targetmat[[i]]+1;
  if(i==1){
    plot(1:length(vali),vali,type='b',las=1,pch=20,main=paste('sgRNAs in',targetgene),ylab='Read counts',xlab='Samples',xlim=c(0.7,length(vali)+0.3),ylim = yrange,col=colors[(i %% length(colors))],xaxt='n',log='y')
    axis(1,at=1:length(vali),labels=(collabel),las=2)
    # lines(0:100,rep(1,101),col='black');
  }else{
    lines(1:length(vali),vali,type='b',pch=20,col=colors[(i %% length(colors))])
  }
}



dev.off()
Sweave("S2A_c1_t0_summary.Rnw");
library(tools);

texi2dvi("S2A_c1_t0_summary.tex",pdf=TRUE);
